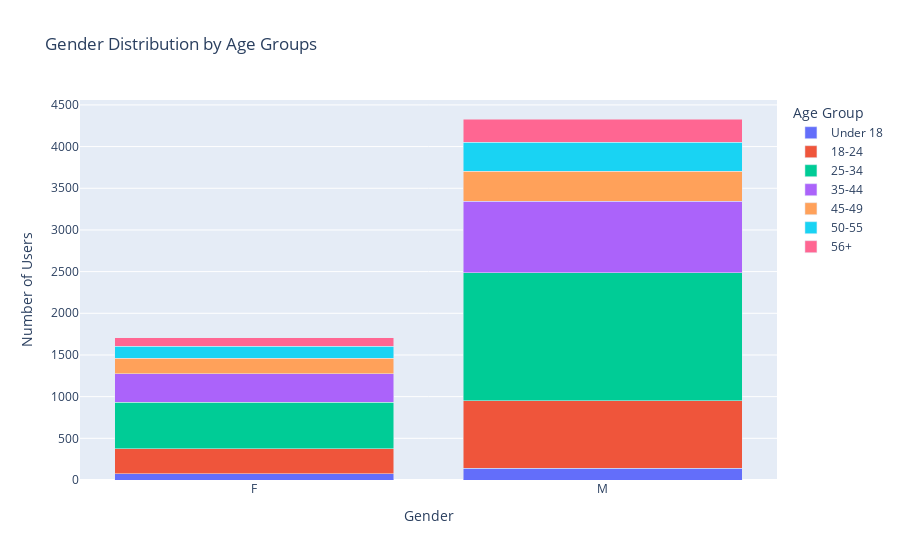

Source (notebook cell):
### Code cell
gender_age_counts = users.groupby(["Gender", "Age"]).size().reset_index(name="Count")
gender_age_counts["AgeGroup"] = gender_age_counts["Age"].map(age_values)

fig = px.bar(
    gender_age_counts,
    x="Gender",
    y="Count",
    color="AgeGroup",
    title="Gender Distribution by Age Groups",
    labels={"Count": "Number of Users", "AgeGroup": "Age Group"},
    barmode="stack"
)
fig.show()

### Figure 1 — Plotly figure (JSON) as saved in the notebook; plotly's stock layout.template omitted (floating-point values rounded to 4 significant figures)
{"data": [{"hovertemplate": "Age Group=Under 18<br>Gender=%{x}<br>Number of Users=%{y}<extra></extra>", "legendgroup": "Under 18", "marker": {"color": "#636efa", "pattern": {"shape": ""}}, "name": "Under 18", "orientation": "v", "showlegend": true, "textposition": "auto", "type": "bar", "x": ["F", "M"], "xaxis": "x", "y": [78, 144], "yaxis": "y"}, {"hovertemplate": "Age Group=18-24<br>Gender=%{x}<br>Number of Users=%{y}<extra></extra>", "legendgroup": "18-24", "marker": {"color": "#EF553B", "pattern": {"shape": ""}}, "name": "18-24", "orientation": "v", "showlegend": true, "textposition": "auto", "type": "bar", "x": ["F", "M"], "xaxis": "x", "y": [298, 805], "yaxis": "y"}, {"hovertemplate": "Age Group=25-34<br>Gender=%{x}<br>Number of Users=%{y}<extra></extra>", "legendgroup": "25-34", "marker": {"color": "#00cc96", "pattern": {"shape": ""}}, "name": "25-34", "orientation": "v", "showlegend": true, "textposition": "auto", "type": "bar", "x": ["F", "M"], "xaxis": "x", "y": [558, 1538], "yaxis": "y"}, {"hovertemplate": "Age Group=35-44<br>Gender=%{x}<br>Number of Users=%{y}<extra></extra>", "legendgroup": "35-44", "marker": {"color": "#ab63fa", "pattern": {"shape": ""}}, "name": "35-44", "orientation": "v", "showlegend": true, "textposition": "auto", "type": "bar", "x": ["F", "M"], "xaxis": "x", "y": [338, 855], "yaxis": "y"}, {"hovertemplate": "Age Group=45-49<br>Gender=%{x}<br>Number of Users=%{y}<extra></extra>", "legendgroup": "45-49", "marker": {"color": "#FFA15A", "pattern": {"shape": ""}}, "name": "45-49", "orientation": "v", "showlegend": true, "textposition": "auto", "type": "bar", "x": ["F", "M"], "xaxis": "x", "y": [189, 361], "yaxis": "y"}, {"hovertemplate": "Age Group=50-55<br>Gender=%{x}<br>Number of Users=%{y}<extra></extra>", "legendgroup": "50-55", "marker": {"color": "#19d3f3", "pattern": {"shape": ""}}, "name": "50-55", "orientation": "v", "showlegend": true, "textposition": "auto", "type": "bar", "x": ["F", "M"], "xaxis": "x", "y": [146, 350], "yaxis": "y"}, {"hovertemplate": "Age Group=56+<br>Gender=%{x}<br>Number of Users=%{y}<extra></extra>", "legendgroup": "56+", "marker": {"color": "#FF6692", "pattern": {"shape": ""}}, "name": "56+", "orientation": "v", "showlegend": true, "textposition": "auto", "type": "bar", "x": ["F", "M"], "xaxis": "x", "y": [102, 278], "yaxis": "y"}], "layout": {"barmode": "stack", "legend": {"title": {"text": "Age Group"}, "tracegroupgap": 0}, "title": {"text": "Gender Distribution by Age Groups"}, "xaxis": {"anchor": "y", "domain": [0, 1], "title": {"text": "Gender"}}, "yaxis": {"anchor": "x", "domain": [0, 1], "title": {"text": "Number of Users"}}}}
